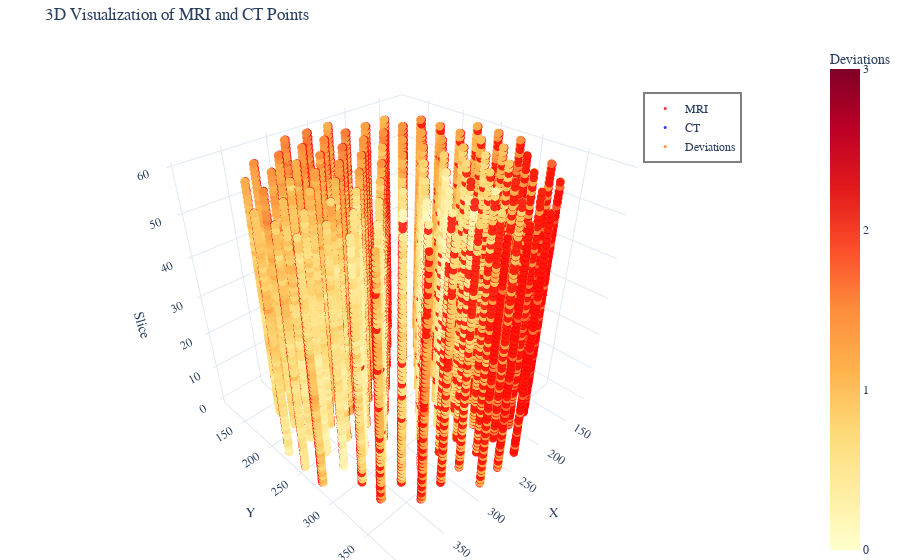

Write notebook code for a chart like this one.
### Code cell
import numpy as np
import plotly.graph_objects as go
from scipy.spatial import cKDTree

def plot_3D_rods(all_mri_points, all_ct_points, max_deviation = 3):
    # Предполагаем, что coords_mr и coords_ct уже определены
    coords_mr = np.array(all_mri_points)
    coords_ct = np.array(all_ct_points)

    # Инициализация списков для 3D точек и их отклонений для Plotly
    mr_x, mr_y, mr_z = [], [], []
    ct_x, ct_y, ct_z = [], [], []
    dev_x, dev_y, dev_z, dev_colors = [], [], [], []

    # Проходим через каждый срез
    for z, (slice_mr, slice_ct) in enumerate(zip(coords_mr, coords_ct)):
        mr_points = np.array(slice_mr)
        ct_points = np.array(slice_ct)
        
        # Создаем KD-дерево для поиска ближайших соседей
        tree = cKDTree(ct_points)
        distances, indices = tree.query(mr_points)
        
        # Переупорядочиваем точки CT, чтобы они соответствовали ближайшим точкам MR
        ct_points = ct_points[indices]
        
        deviations = np.linalg.norm(mr_points - ct_points, axis=1)
        
        # Добавляем точки в списки для Plotly
        mr_x.extend(mr_points[:, 0])
        mr_y.extend(mr_points[:, 1])
        mr_z.extend([z] * len(mr_points))
        
        ct_x.extend(ct_points[:, 0])
        ct_y.extend(ct_points[:, 1])
        ct_z.extend([z] * len(ct_points))
        
        dev_x.extend(ct_points[:, 0])
        dev_y.extend(ct_points[:, 1])
        dev_z.extend([z] * len(ct_points))
        dev_colors.extend(deviations)

    # Create the Plotly figure with a light theme
    fig = go.Figure().update_layout(template="plotly_white")

    # Add MR points with a slight transparency for a 3D effect
    fig.add_trace(go.Scatter3d(
        x=mr_x, y=mr_y, z=mr_z,
        mode='markers',
        marker=dict(size=3, color='red', opacity=0.8),
        name='MRI'
    ))

    # Add CT points with a slight transparency for a 3D effect
    fig.add_trace(go.Scatter3d(
        x=ct_x, y=ct_y, z=ct_z,
        mode='markers',
        marker=dict(size=3, color='blue', opacity=0.8),
        name='CT'
    ))

    # Add deviation points with a color bar and adjusted color scale
    fig.add_trace(go.Scatter3d(
        x=dev_x, y=dev_y, z=dev_z,
        mode='markers',
        marker=dict(
            size=3, 
            color=dev_colors, 
            colorscale='YlOrRd',  # Use a warm color scale
            cmin=0, 
            cmax=max_deviation, 
            colorbar=dict(
                title='Deviations',  # Add units to the colorbar title
                tickvals=[i for i in range(max_deviation + 1)],
                ticktext=[f"{i}" for i in range(max_deviation+1)]
            )
        ),
        name='Deviations'
    ))

    # Update layout for better aesthetics and a clean medical look
    fig.update_layout(
        title='3D Visualization of MRI and CT Points',
        scene=dict(
            xaxis_title='X',  # Add units to axis titles
            yaxis_title='Y',
            zaxis_title='Slice',
            bgcolor='white'  # Set background color to white
        ),
        legend=dict(
            x=0.8,
            y=0.9,
            bgcolor='rgba(255, 255, 255, 0.8)',  # Adjust legend background transparency
            bordercolor='rgba(0, 0, 0, 0.5)',
            borderwidth=2
        ),
        font=dict(family="Arial", size=12),  # Use a clean and readable font
        margin=dict(l=0, r=0, b=0, t=40)  # Reduce margins for a cleaner look
    )

    fig.show()

plot_3D_rods(all_mri_points, all_ct_points)

### Figure 1 — Plotly figure (JSON) as saved in the notebook; plotly's stock layout.template omitted (floating-point values rounded to 4 significant figures; data arrays with more than 128 entries replaced by an {"elided": "..."} marker saying what was removed)
{"data": [{"marker": {"color": "red", "opacity": 0.8, "size": 3}, "mode": "markers", "name": "MRI", "type": "scatter3d", "x": {"elided": "5280 float values"}, "y": {"elided": "5280 float values"}, "z": {"elided": "5280 int values"}}, {"marker": {"color": "blue", "opacity": 0.8, "size": 3}, "mode": "markers", "name": "CT", "type": "scatter3d", "x": {"elided": "5280 float values"}, "y": {"elided": "5280 float values"}, "z": {"elided": "5280 int values"}}, {"marker": {"cmax": 3, "cmin": 0, "color": {"elided": "5280 float values"}, "colorbar": {"ticktext": ["0", "1", "2", "3"], "tickvals": [0, 1, 2, 3], "title": {"text": "Deviations"}}, "colorscale": [[0, "rgb(255,255,204)"], [0.125, "rgb(255,237,160)"], [0.25, "rgb(254,217,118)"], [0.375, "rgb(254,178,76)"], [0.5, "rgb(253,141,60)"], [0.625, "rgb(252,78,42)"], [0.75, "rgb(227,26,28)"], [0.875, "rgb(189,0,38)"], [1, "rgb(128,0,38)"]], "size": 3}, "mode": "markers", "name": "Deviations", "type": "scatter3d", "x": {"elided": "5280 float values"}, "y": {"elided": "5280 float values"}, "z": {"elided": "5280 int values"}}], "layout": {"font": {"family": "Arial", "size": 12}, "legend": {"bgcolor": "rgba(255, 255, 255, 0.8)", "bordercolor": "rgba(0, 0, 0, 0.5)", "borderwidth": 2, "x": 0.8, "y": 0.9}, "margin": {"b": 0, "l": 0, "r": 0, "t": 40}, "scene": {"bgcolor": "white", "xaxis": {"title": {"text": "X"}}, "yaxis": {"title": {"text": "Y"}}, "zaxis": {"title": {"text": "Slice"}}}, "title": {"text": "3D Visualization of MRI and CT Points"}}}
